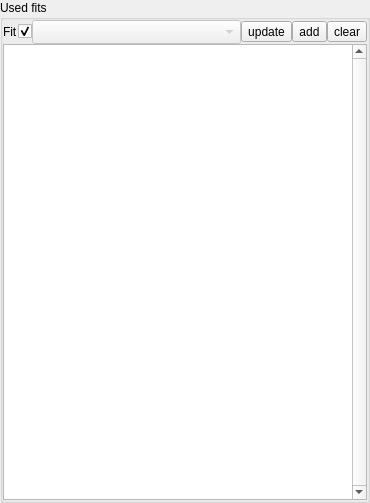
<?xml version="1.0" encoding="UTF-8"?>
<ui version="4.0">
 <class>Form</class>
 <widget class="QWidget" name="Form">
  <property name="geometry">
   <rect>
    <x>0</x>
    <y>0</y>
    <width>370</width>
    <height>503</height>
   </rect>
  </property>
  <property name="sizePolicy">
   <sizepolicy hsizetype="Expanding" vsizetype="Expanding">
    <horstretch>0</horstretch>
    <verstretch>0</verstretch>
   </sizepolicy>
  </property>
  <property name="windowTitle">
   <string>Form</string>
  </property>
  <layout class="QVBoxLayout" name="verticalLayout_4">
   <property name="spacing">
    <number>0</number>
   </property>
   <property name="leftMargin">
    <number>0</number>
   </property>
   <property name="topMargin">
    <number>0</number>
   </property>
   <property name="rightMargin">
    <number>0</number>
   </property>
   <property name="bottomMargin">
    <number>0</number>
   </property>
   <item>
    <layout class="QVBoxLayout" name="layout"/>
   </item>
   <item>
    <widget class="QGroupBox" name="groupBox_3">
     <property name="title">
      <string>Used fits</string>
     </property>
     <property name="checkable">
      <bool>false</bool>
     </property>
     <property name="checked">
      <bool>false</bool>
     </property>
     <layout class="QVBoxLayout" name="verticalLayout_5">
      <property name="spacing">
       <number>0</number>
      </property>
      <property name="leftMargin">
       <number>0</number>
      </property>
      <property name="topMargin">
       <number>0</number>
      </property>
      <property name="rightMargin">
       <number>0</number>
      </property>
      <property name="bottomMargin">
       <number>0</number>
      </property>
      <item>
       <widget class="QWidget" name="widget_2" native="true">
        <property name="sizePolicy">
         <sizepolicy hsizetype="Preferred" vsizetype="Minimum">
          <horstretch>0</horstretch>
          <verstretch>0</verstretch>
         </sizepolicy>
        </property>
        <layout class="QGridLayout" name="gridLayout_2">
         <property name="leftMargin">
          <number>0</number>
         </property>
         <property name="topMargin">
          <number>0</number>
         </property>
         <property name="rightMargin">
          <number>0</number>
         </property>
         <property name="bottomMargin">
          <number>0</number>
         </property>
         <property name="spacing">
          <number>0</number>
         </property>
         <item row="1" column="0">
          <widget class="QLabel" name="label_5">
           <property name="sizePolicy">
            <sizepolicy hsizetype="Fixed" vsizetype="Preferred">
             <horstretch>0</horstretch>
             <verstretch>0</verstretch>
            </sizepolicy>
           </property>
           <property name="text">
            <string>Fit</string>
           </property>
          </widget>
         </item>
         <item row="1" column="7">
          <widget class="QToolButton" name="toolButton_7">
           <property name="text">
            <string>add</string>
           </property>
          </widget>
         </item>
         <item row="1" column="2" colspan="4">
          <widget class="QComboBox" name="comboBox">
           <property name="enabled">
            <bool>false</bool>
           </property>
           <property name="sizePolicy">
            <sizepolicy hsizetype="Minimum" vsizetype="Fixed">
             <horstretch>0</horstretch>
             <verstretch>0</verstretch>
            </sizepolicy>
           </property>
           <property name="maximumSize">
            <size>
             <width>16777215</width>
             <height>16777215</height>
            </size>
           </property>
           <property name="sizeAdjustPolicy">
            <enum>QComboBox::AdjustToMinimumContentsLengthWithIcon</enum>
           </property>
          </widget>
         </item>
         <item row="1" column="1">
          <widget class="QCheckBox" name="checkBox">
           <property name="sizePolicy">
            <sizepolicy hsizetype="Fixed" vsizetype="Fixed">
             <horstretch>0</horstretch>
             <verstretch>0</verstretch>
            </sizepolicy>
           </property>
           <property name="toolTip">
            <string>If checked, add all available local fits to the used-fits list. If unchecked, only the selected fit is added.</string>
           </property>
           <property name="text">
            <string/>
           </property>
           <property name="checked">
            <bool>true</bool>
           </property>
          </widget>
         </item>
         <item row="1" column="6">
          <widget class="QToolButton" name="toolButton_6">
           <property name="text">
            <string>update</string>
           </property>
          </widget>
         </item>
         <item row="1" column="8">
          <widget class="QToolButton" name="toolButton_8">
           <property name="text">
            <string>clear</string>
           </property>
          </widget>
         </item>
         <item row="4" column="0" colspan="9">
          <widget class="QTableWidget" name="tableWidget">
           <property name="sizePolicy">
            <sizepolicy hsizetype="Minimum" vsizetype="MinimumExpanding">
             <horstretch>0</horstretch>
             <verstretch>0</verstretch>
            </sizepolicy>
           </property>
           <property name="maximumSize">
            <size>
             <width>16777215</width>
             <height>16777215</height>
            </size>
           </property>
           <property name="toolTip">
            <string>Double-click in fit to remove it from the list.</string>
           </property>
           <property name="verticalScrollBarPolicy">
            <enum>Qt::ScrollBarAlwaysOn</enum>
           </property>
           <attribute name="horizontalHeaderVisible">
            <bool>false</bool>
           </attribute>
           <attribute name="horizontalHeaderDefaultSectionSize">
            <number>50</number>
           </attribute>
           <attribute name="horizontalHeaderStretchLastSection">
            <bool>true</bool>
           </attribute>
           <column>
            <property name="text">
             <string>Fit-name</string>
            </property>
           </column>
          </widget>
         </item>
        </layout>
       </widget>
      </item>
     </layout>
    </widget>
   </item>
  </layout>
  <action name="actionUpdate_widgets">
   <property name="text">
    <string>Update widgets</string>
   </property>
  </action>
  <action name="actionOnAddToLocalFitList">
   <property name="text">
    <string>onAddToLocalFitList</string>
   </property>
  </action>
  <action name="actionOn_clear_local_fits">
   <property name="text">
    <string>on_clear_local_fits</string>
   </property>
  </action>
  <action name="actionOnAddGlobalVariable">
   <property name="text">
    <string>onAddGlobalVariable</string>
   </property>
  </action>
  <action name="actionOnClearVariables">
   <property name="text">
    <string>onClearVariables</string>
   </property>
  </action>
 </widget>
 <resources/>
 <connections>
  <connection>
   <sender>checkBox</sender>
   <signal>toggled(bool)</signal>
    <receiver>comboBox</receiver>
   <slot>setDisabled(bool)</slot>
   <hints>
    <hint type="sourcelabel">
     <x>249</x>
     <y>27</y>
    </hint>
    <hint type="destinationlabel">
     <x>136</x>
     <y>26</y>
    </hint>
   </hints>
  </connection>
  <connection>
   <sender>toolButton_6</sender>
   <signal>clicked()</signal>
   <receiver>actionUpdate_widgets</receiver>
   <slot>trigger()</slot>
   <hints>
    <hint type="sourcelabel">
     <x>139</x>
     <y>39</y>
    </hint>
    <hint type="destinationlabel">
     <x>-1</x>
     <y>-1</y>
    </hint>
   </hints>
  </connection>
  <connection>
   <sender>toolButton_7</sender>
   <signal>clicked()</signal>
   <receiver>actionOnAddToLocalFitList</receiver>
   <slot>trigger()</slot>
   <hints>
    <hint type="sourcelabel">
     <x>255</x>
     <y>39</y>
    </hint>
    <hint type="destinationlabel">
     <x>-1</x>
     <y>-1</y>
    </hint>
   </hints>
  </connection>
  <connection>
   <sender>toolButton_8</sender>
   <signal>clicked()</signal>
   <receiver>actionOn_clear_local_fits</receiver>
   <slot>trigger()</slot>
   <hints>
    <hint type="sourcelabel">
     <x>337</x>
     <y>39</y>
    </hint>
    <hint type="destinationlabel">
     <x>-1</x>
     <y>-1</y>
    </hint>
   </hints>
  </connection>
 </connections>
</ui>
